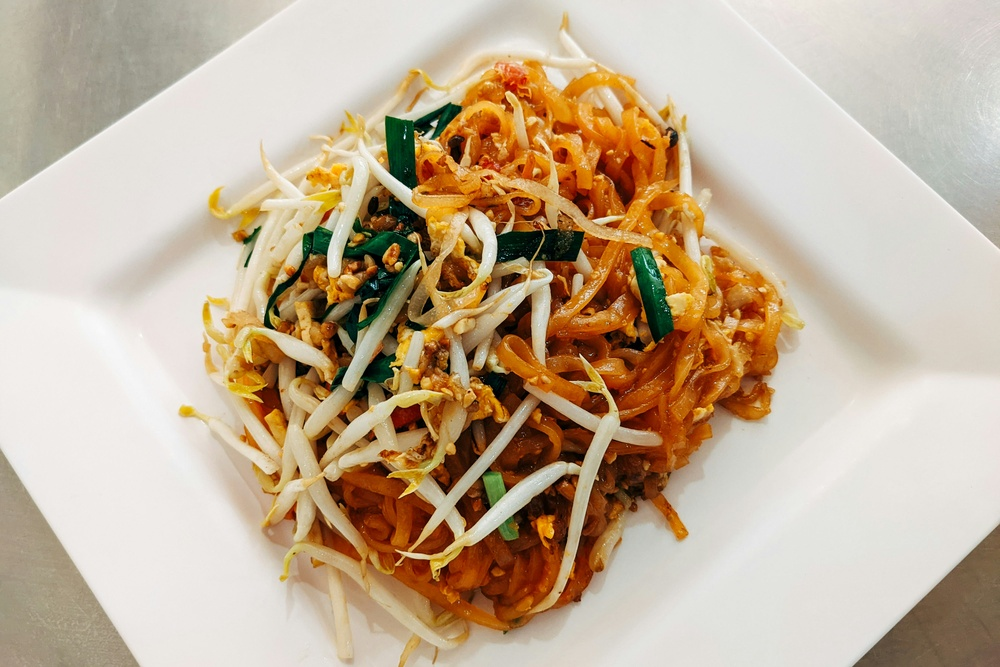
#> input picture pad thai.jpg, 1000 x 667 px, shrunk from 3999 x 2666 before the run
$ python '시트-칸별로-쪼개기.py' '../../pad thai.jpg' ../../tteokguk.jpg ../../tteokguk.jpg 5 5
#> lines starting #> are read from the running program, lines starting #| are printed output that depends on the picture
# ✂️ 시트를 «칸»으로 먼저 가른다 — 자르기 «전» 단계
#
# ⛔⛔ 왜 필요한가 (2026-08-23 실측)
#   `cut.py` 는 «덩어리»로 자르는데, 시트에서 그릇끼리 가까우면
#   흰 접시 가장자리가 이어져 **옆 컷 조각이 «흰 갈고리»로 딸려 온다.**
#   ⭐ 칸으로 먼저 가르면 그 일이 «구조적으로» 안 난다 — 칸 안에 딴 그림이 없으니까.
#
# ⛔ `cut.py` 는 건드리지 않는다 (창업자 절대원칙 2026-08-18).
#    이건 그 «앞»에 서는 별개 도구다.
#
# 쓰기:  python3 tools/시트-칸별로-쪼개기.py <시트> <낼폴더> <접두어> <행> <열>
import os
import sys

from PIL import Image

src, out, pre = sys.argv[1], sys.argv[2], sys.argv[3]
R = int(sys.argv[4]) if len(sys.argv) > 4 else 2
C = int(sys.argv[5]) if len(sys.argv) > 5 else 3

os.makedirs(out, exist_ok=True)
im = Image.open(src).convert('RGB')
#> im is the input picture: PIL image 1000x667 RGB; mean R, G, B 194.6, 174.3, 149.8
W, H = im.size
#> W = 1000; H = 667
rs, cs = H // R, W // C
#> rs = 133; cs = 200
n = 0
for r in range(R):
    for c in range(C):
        y0, y1 = r * rs, (H if r == R - 1 else (r + 1) * rs)
        x0, x1 = c * cs, (W if c == C - 1 else (c + 1) * cs)
        칸 = im.crop((x0, y0, x1, y1))
        # ⭐ 칸 둘레에 흰 여백을 준다 — cut.py 가 「가장자리에 닿았다」로 보고 잘림 경보를 내지 않게
        판 = Image.new('RGB', (칸.width + 40, 칸.height + 40), (255, 255, 255))
        판.paste(칸, (20, 20))
        n += 1
        판.save(os.path.join(out, f'{pre}{n:02d}.png'))
#> this loop made 5 passes
#> pass 1, `판.save(os.path.join(out, f'{pre}{n:02d}.png'))`:
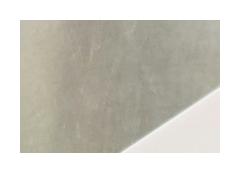
#> saved as tteokguk.jpg01.png: PIL image 240x173 RGB; mean R, G, B 205, 202.5, 193.6
#> pass 1, `판.save(os.path.join(out, f'{pre}{n:02d}.png'))`:
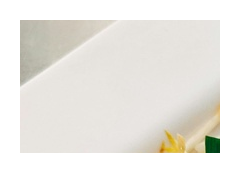
#> saved as tteokguk.jpg02.png: PIL image 240x173 RGB; mean R, G, B 234.3, 231.9, 226.1
#> pass 1, `판.save(os.path.join(out, f'{pre}{n:02d}.png'))`:
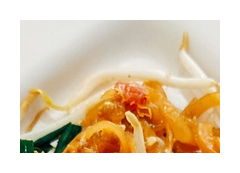
#> saved as tteokguk.jpg03.png: PIL image 240x173 RGB; mean R, G, B 224.9, 204.7, 177.1
#> pass 1, `판.save(os.path.join(out, f'{pre}{n:02d}.png'))`:
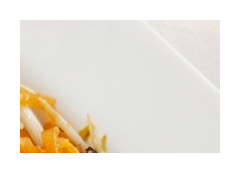
#> saved as tteokguk.jpg04.png: PIL image 240x173 RGB; mean R, G, B 236.4, 231, 220.8
#> after the loop:
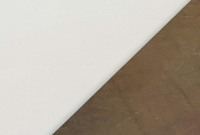
#> 칸: PIL image 200x135 RGB; mean R, G, B 180.9, 171.4, 159.3
#> after the loop:
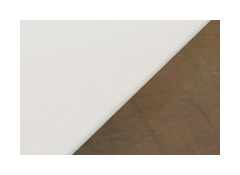
#> 판: PIL image 240x175 RGB; mean R, G, B 207.4, 201.2, 193.5
#> after the loop, n = 25
print(f'✅ {n}칸 ({R}행 × {C}열)')
#| ✅ 25칸 (5행 × 5열)
